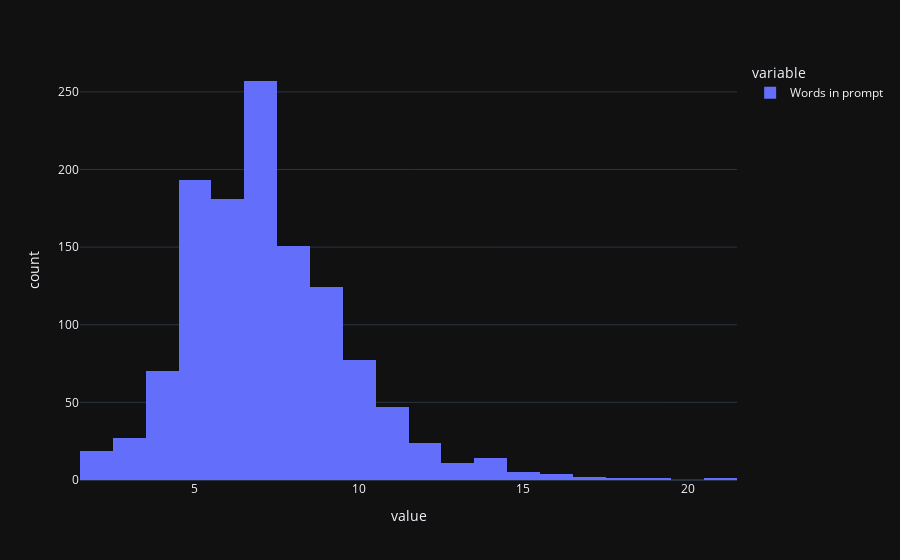

This figure's notebook cell:
### Code cell
frequencyWords(data,"prompt")

### Figure 1 — Plotly figure (JSON) as saved in the notebook; plotly's stock layout.template omitted (floating-point values rounded to 4 significant figures; data arrays with more than 128 entries replaced by an {"elided": "..."} marker saying what was removed)
{"data": [{"alignmentgroup": "True", "bingroup": "x", "hovertemplate": "variable=Words in prompt<br>value=%{x}<br>count=%{y}<extra></extra>", "legendgroup": "Words in prompt", "marker": {"color": "#636efa", "pattern": {"shape": ""}}, "name": "Words in prompt", "offsetgroup": "Words in prompt", "orientation": "v", "showlegend": true, "type": "histogram", "x": {"elided": "1209 int values"}, "xaxis": "x", "yaxis": "y"}], "layout": {"barmode": "relative", "legend": {"title": {"text": "variable"}, "tracegroupgap": 0}, "margin": {"t": 60}, "xaxis": {"anchor": "y", "domain": [0, 1], "title": {"text": "value"}}, "yaxis": {"anchor": "x", "domain": [0, 1], "title": {"text": "count"}}}}
